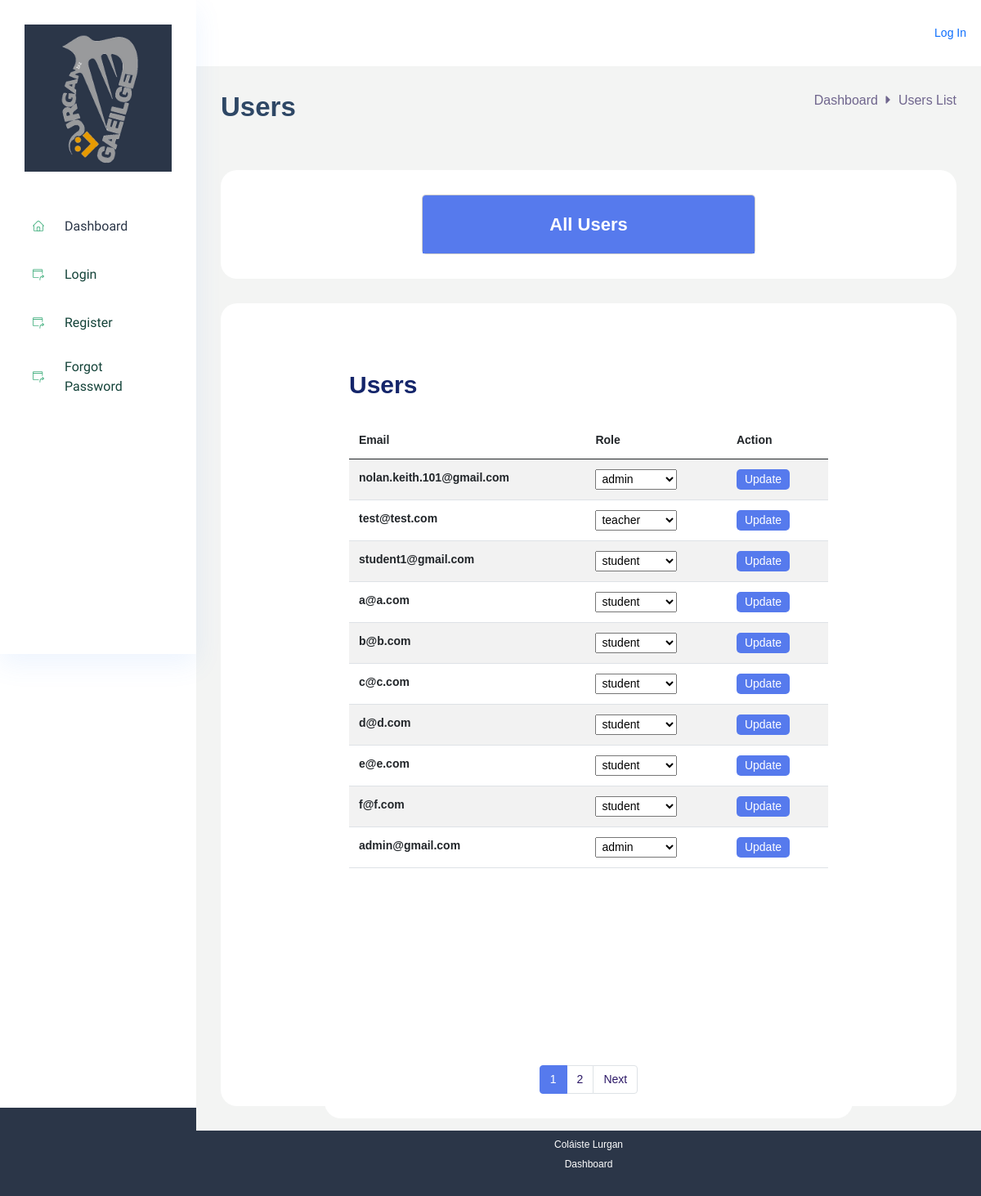
The app's page /alluser/ with its own data.
### authuser/models.py (models this page shows, shortened)
class User(AbstractBaseUser,PermissionsMixin):
    email = models.EmailField(unique=True)
    username = models.CharField(max_length=255,blank=True)
    address = models.CharField(max_length=255,blank=True)
    phone_number = models.CharField(max_length=255,blank=True,default='')
    avatar = models.ImageField(null=True,default='profile/avatar.png',upload_to=user_directory_path)
    ROLE_CHOICES = (
        ('student', 'Student'),
        ('teacher', 'Teacher'),
        ('admin', 'Admin'),
    )
    role = models.CharField(max_length=20,choices=ROLE_CHOICES,default='student')
    is_active =models.BooleanField(default=True)
    is_staff = models.BooleanField(default=False)
    is_superuser = models.BooleanField(default=False)
    created = models.DateTimeField(auto_now_add=True)
    updated = models.DateTimeField(auto_now=True)
    first_login = models.BooleanField(default=True)
    objects = CustomUserManager()
    USERNAME_FIELD = 'email'
    EMAIL_FIELD = 'email'
    REQUIRED_FIELDS = []
    class Meta:
        app_label = 'authuser'

### authuser/views.py (the view)
# urls.py: path('alluser/',views.alluser,name='alluser'),
def alluser(request):
    users = User.objects.all().exclude(email = 'hamza@gmail.com')
    p = Paginator(users,10)
    page_number = request.GET.get('page')
    users = p.get_page(page_number)
    if request.method == 'POST':
        id = request.POST.get('user_id')
        role = request.POST.get('role_select')
        user = User.objects.get(id=id)
        user.role = role
        user.save()
    context={'users':users}
    return render(request,'authuser/alluser.html',context)

### authuser/templates/authuser/alluser.html (shortened to what this page needs)
{% extends 'base.html' %}
{% load static %}
{% block content %}
<section class="main_content dashboard_part large_header_bg">
    {% include 'includes/topbar.html' %}
    <div class="main_content_iner ">
        <div class="container-fluid p-0">
            <div class="row justify-content-center">
                <div class="col-12">
                    <div class="dashboard_header mb_50">
                        <div class="row">
                            <div class="col-lg-6">
                                <div class="dashboard_header_title">
                                    <h3>Users</h3>
                                </div>
                            </div>
                            <div class="col-lg-6">
                                <div class="dashboard_breadcam text-end">
                                    <p><a href="{% url 'home' %}">Dashboard</a> <i class="fas fa-caret-right"></i> Users List
                                    </p>
                                </div>
                            </div>
                        </div>
                    </div>
                </div>
                <div class="col-lg-12">
                    <div class="white_box mb_30">
                        <div class="row justify-content-center">
                            <div class="col-lg-6">
                                <div class="modal-content cs_modal">
                                    <div class="modal-header justify-content-center theme_bg_1">
                                        <h5 class="modal-title text_white">All Users</h5>
                                    </div>
                                </div>
                            </div>
                        </div>
                    </div>
                    <div class="white_box">
                        <div class="col-lg-12">
                            <div class="white_box mb_30">
                                <div class="row justify-content-center">
                                    <div class="col-lg-10">
                                        <div class="white_card card_height_100 mb_30">
                                            <div class="white_card_header">
                                            <div class="box_header m-0">
                                            <div class="main-title">
                                            <h2 class="m-0">Users</h2>
                                            </div>
                                            </div>
                                            </div>
                                            <div class="white_card_body">
                                            <div class="table-responsive m-b-30">
                                            <table class="table table-striped">
                                            <thead>
                                            <tr>
                                            <th scope="col">Email</th>
                                            <th scope="col">Role</th>
                                            <th scope="col">Action</th>
                                            </tr>
                                            </thead>
                                            <tbody>
                                                {% for user in users %}
                                                <tr>
                                                    <th scope="row">{{user.email}}</th>
                                                    <td><form method="post" action="">
                                                        <select name="role_select" id="" style="width: 100px; height: 25px;padding-inline: 03px;">
                                                        <option value="{{ user.role }}">{{ user.role }}</option>
                                                    </select>
                                                        </td>
                                                    <td>
                                                        <button type="submit" style="border: 0px;padding: 02px 10px;" class="btn_1 text-center">Update</button>
                                                    </form></td>
                                                </tr>
                                                {% endfor %}
                                            </tbody>
                                            </table>
                                            </div>
                                            </div>
                                            </div>
                                    <div class="col-lg-12">
                                        <div class="white_box mb_30">
                                            <nav aria-label="Page navigation example">
                                                <ul class="pagination justify-content-center">
                                                    {% for num in users.paginator.page_range %}
                                                        <li class="page-item {% if num == users.number %} active clr{% endif %}">
                                                            <a class="page-link"   href="?page={{ num }}">{{ num }}</a>
                                                        </li>
                                                    {% endfor %}
                                                    {% if users.has_next %}
                                                        <li class="page-item">
                                                            <a class="page-link" href="?page={{ users.next_page_number }}">Next</a>
                                                        </li>
                                                    {% endif %}
                                                </ul>
                                            </nav>
                                        </div>
                                    </div>
                                    </div>
                                </div>
                            </div>
                        </div>
                    </div>
                </div>
            </div>
        </div>
    </div>
{% endblock %}

### static/css/mystyle.css (style rules this page uses)
.clr > a { background-color: #567AED !important; border-color: #567AED !important; }

### records on screen
User: email "nolan.keith.101@gmail.com", role_select "admin"
User: email "test@test.com", role_select "teacher"
User: email "student1@gmail.com", role_select "student"
User: email "a@a.com", role_select "student"
User: email "b@b.com", role_select "student"
User: email "c@c.com", role_select "student"
User: email "d@d.com", role_select "student"
User: email "e@e.com", role_select "student"
User: email "f@f.com", role_select "student"
User: email "admin@gmail.com", role_select "admin"

### other values on screen
{{ num }} "1" "2"
